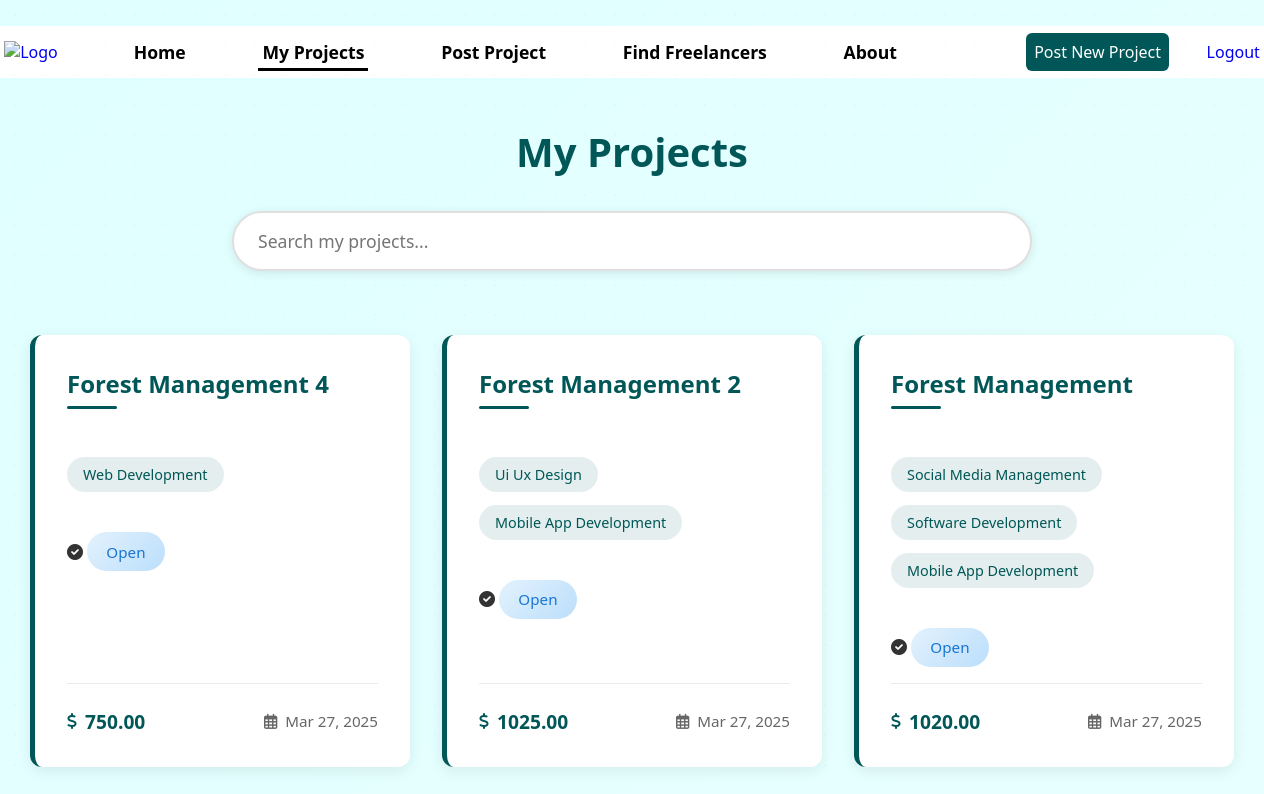
/client/my-projects/ (signed in), run on an earlier commit of the app's database.
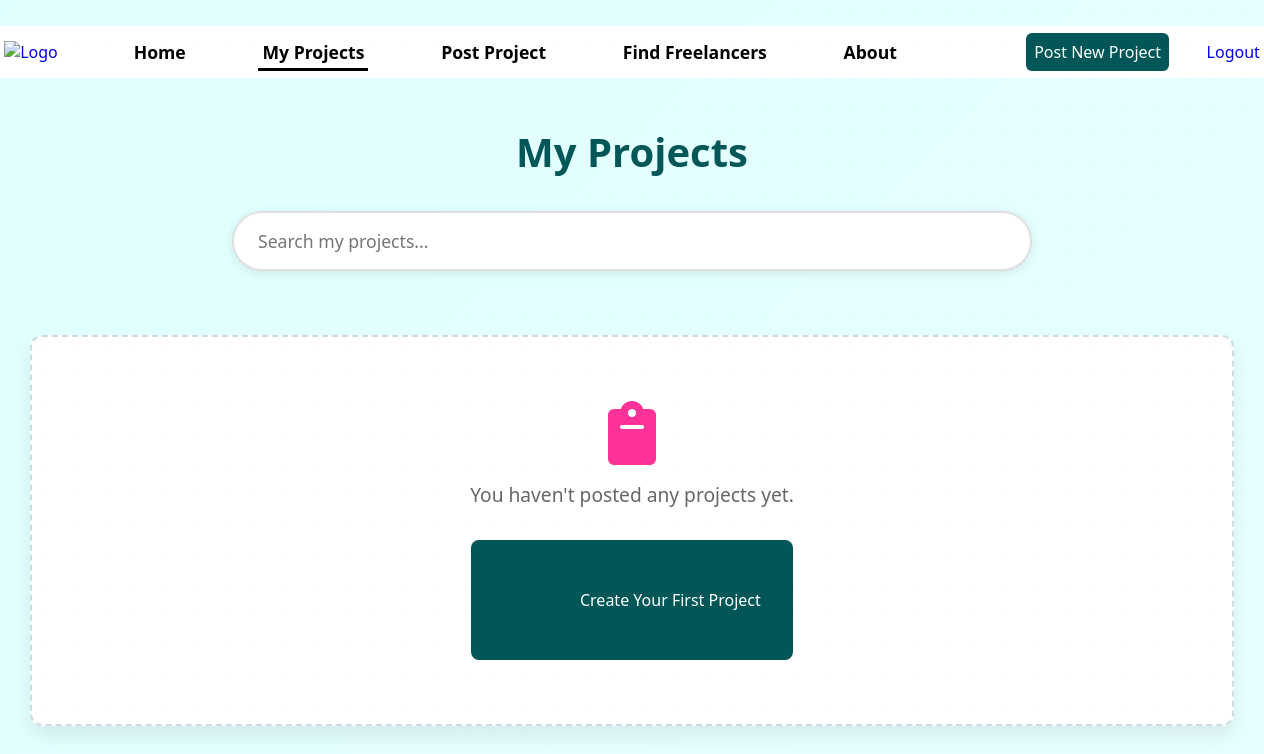
And on a later commit of the database.
### freelancer/models.py (models this page shows, shortened)
class Project(models.Model):
    title = models.CharField(max_length=200)
    description = models.TextField()
    category = models.CharField(max_length=100)
    skills_required = models.CharField(max_length=200)
    budget = models.DecimalField(max_digits=10, decimal_places=2)
    deadline = models.DateField()
    status = models.CharField(max_length=20, choices=STATUS_CHOICES, default='open')
    posted_by = models.ForeignKey(Client, on_delete=models.CASCADE, related_name='posted_projects')
    created_at = models.DateTimeField(auto_now_add=True)
    updated_at = models.DateTimeField(auto_now=True)
    class Meta:
        verbose_name = 'Project'
        verbose_name_plural = 'Projects'

### freelancer/views.py (the view)
# urls.py: path("client/my-projects/", views.client_my_projects, name="client-my-projects"),
def client_my_projects(request):
    try:
        username = request.session.get('username')
        user = Users.objects.get(username=username, user_type='client')
        client = Client.objects.get(user=user)
        projects = Project.objects.filter(posted_by=client).order_by('-created_at')
        client_dict = model_to_dict(client)
        client_dict.update(model_to_dict(user))
        if client.image:
            client_dict['profile_pic'] = client.image.url
        context = {
            'client': client_dict,
            'projects': projects
        }
        return render(request, 'client/client_myprojects.html', context)
    except (Users.DoesNotExist, Client.DoesNotExist):
        return redirect('client-login-page')

### freelancer/templatetags/custom_filters.py (called while the page is built)
@register.filter(name='split')
def split(value, delimiter=','):
    if value:
        return [x.strip().replace('_', ' ').title() for x in value.split(delimiter)]
    return []

@register.filter
def trim(value):
    return value.strip()

### templates/client/client_myprojects.html (shortened to what this page needs)
<!DOCTYPE html>
<html lang="en">
<head>
    {% load static %}
    {% load custom_filters %}
    <link rel="stylesheet" href="{% static 'css/Home.css' %}">
    <link rel="stylesheet" href="{% static 'css/client_projects.css' %}">
    <link rel="stylesheet" href="https://cdnjs.cloudflare.com/ajax/libs/font-awesome/6.0.0/css/all.min.css">
</head>
<body>
    <div class="container">
        {% if user_type == 'client' %}
            {% include 'client/client_navbar.html' %}
        {% else %}
            <div class="navbar">
                <div class="logo">
                    <a href="#">
                        <img src="" alt="Logo">
                    </a>
                </div>
                <div class="navlinks">
                    <ul id="navs">
                        <li><a href="{% url 'home' %}">Home</a></li>
                        <li><a href="{% url 'client-my-projects' %}" class="active">My Projects</a></li>
                        <li><a href="{% url 'client-create-project' %}">Post Project</a></li>
                        <li><a href="{% url 'view_freelancers' %}">Find Freelancers</a></li>
                        <li><a href="#">About</a></li>
                    </ul>
                    <div class="postproject">
                        <a href="{% url 'client-create-project' %}">Post New Project</a>
                    </div>
                    <div class="logout">
                        <a href="{% url 'client-logout' %}">Logout</a>
                    </div>
                </div>
            </div>
        {% endif %}
        <div class="project-container">
            <div class="project-content">
                <h1>My Projects</h1>
                <div class="search-bar">
                    <input type="text" id="project-search" placeholder="Search my projects...">
                </div>
                <div class="project-list">
                    {% for project in projects %}
                    <a href="#" class="project-card" data-status="{{ project.status }}">
                        <h2>{{ project.title }}</h2>
                        <div class="skills-tags">
                            {% for skill in project.skills_required|split:"," %}
                                <span class="skill-tag">{{ skill|trim }}</span>
                            {% endfor %}
                        </div>
                        <p><i class="fas fa-check-circle"></i> <span class="status status-{{ project.status }}">{{ project.status|title }}</span></p>
                        <div class="project-meta">
                            <span class="project-budget">
                                <i class="fas fa-dollar-sign"></i> {{ project.budget }}
                            </span>
                            <span class="project-date">
                                <i class="far fa-calendar-alt"></i> {{ project.created_at|date:"M d, Y" }}
                            </span>
                        </div>
                    </a>
                    {% empty %}
                    <div class="no-projects">
                        <i class="fas fa-clipboard fa-3x" style="color: #ff0081; margin-bottom: 1rem;"></i>
                        <p>You haven't posted any projects yet.</p>
                        <a href="{% url 'client-create-project' %}" class="btn-primary">
                            <i class="fas fa-plus-circle"></i> Create Your First Project
                        </a>
                    </div>
                    {% endfor %}
                </div>
            </div>
        </div>
    </div>
</body>
</html>

What changed in the data, as far as the page shows it:
removed Project: title "Forest Management 4", skills_required "Web Development", status "Open", budget "750.00", created_at "Mar 27, 2025"
removed Project: title "Forest Management 2", skills_required "Ui Ux Design" "Mobile App Development", status "Open", budget "1025.00", created_at "Mar 27, 2025"
removed Project: title "Forest Management", skills_required "Social Media Management" "Software Development" "Mobile App Development", status "Open", budget "1020.00", created_at "Mar 27, 2025"
Also different on the page:
text now shown: "You haven't posted any projects yet. Create Your First Project"
